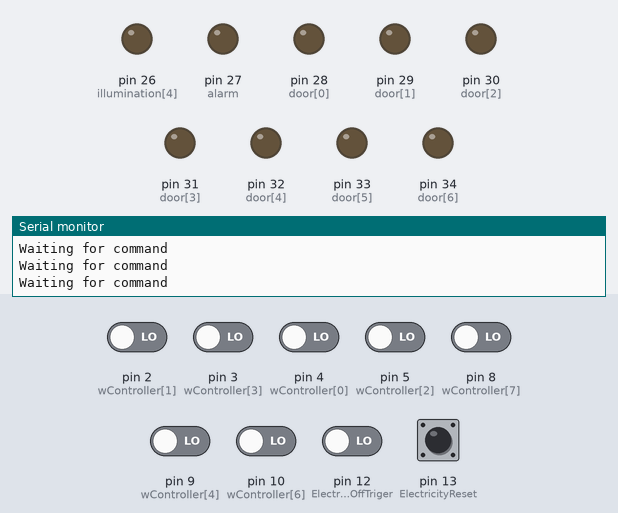
Bench run of a sketch on a simulated Arduino Mega 2560, built with avr-gcc and run on an emulated ATmega2560. Parts: output pins drawn as LEDs (lit = HIGH), the last lines printed to the serial monitor. Inputs (shaded band) come from the test bench; at power-on: pin 2 (wController[1]), pin 3 (wController[3]), pin 4 (wController[0]), pin 5 (wController[2]), pin 8 (wController[7]), pin 9 (wController[4]), pin 10 (wController[6]), pin 12 (ElectricityCuteOffTriger), pin 13 (ElectricityReset) LOW. Pins used as bus, display or sensor lines are not drawn.

Above: at 1.2 s.
1.3 s: pin 10 (wController[6]) driven HIGH
At 2.6 s:
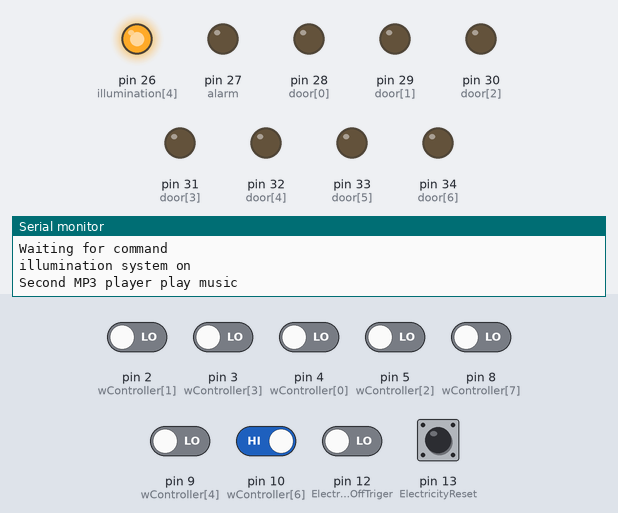
4.3 s: pin 8 (wController[7]) driven HIGH
At 5.4 s:
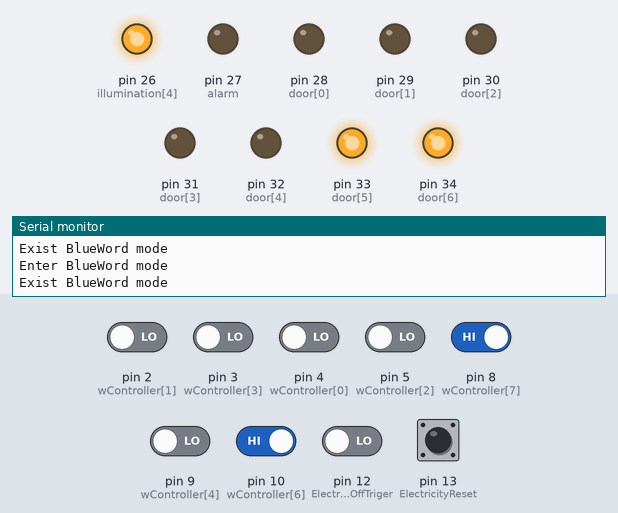
6.1 s: pin 12 (ElectricityCuteOffTriger) driven HIGH
9.1 s: pin 13 (ElectricityReset) pulled HIGH for 1 s
At 10.8 s:
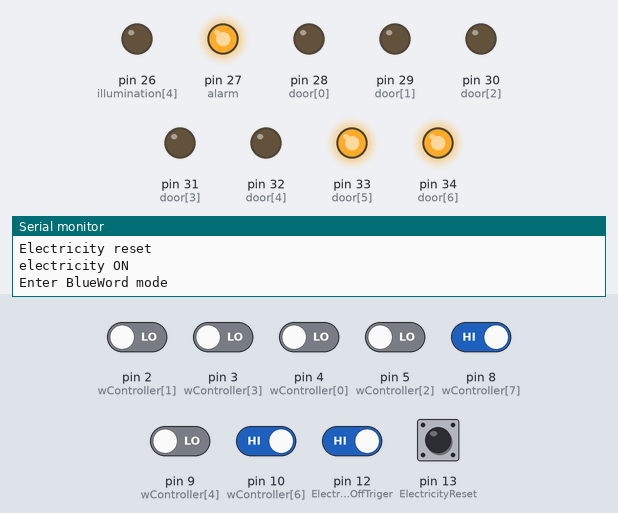
11.6 s: pin 3 (wController[3]) driven HIGH
14.6 s: pin 2 (wController[1]) driven HIGH
At 22.0 s:
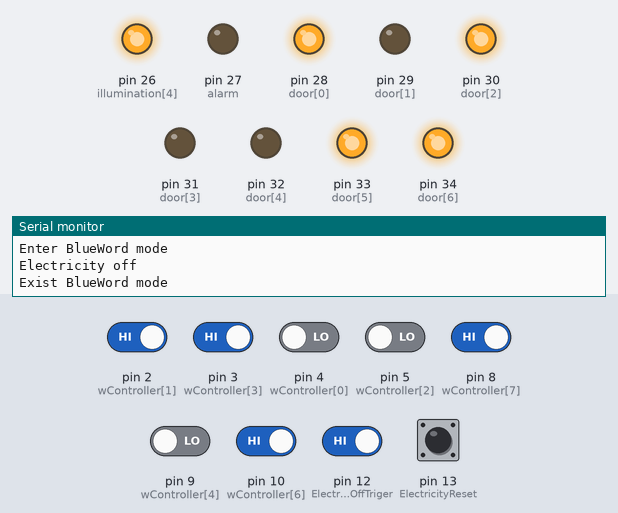
Timing chart, 0 to 23.2 s (numbered marks = the images above; inputs shaded):
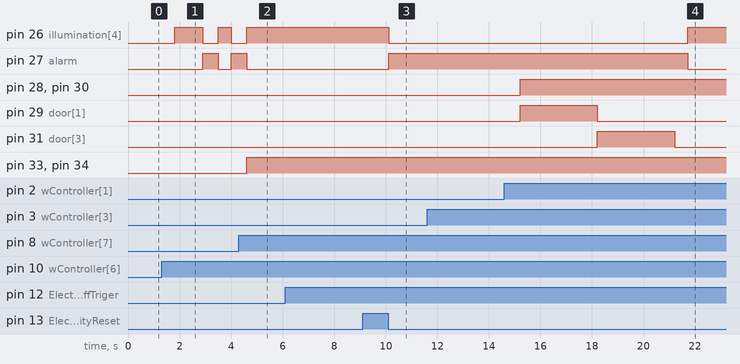

Measured:
- after the input at 1.3 s, pin 26 (illumination[4]): LOW → HIGH after 0.51 s, → LOW 1.1 s later, → HIGH 0.60 s later, → LOW 0.50 s later; pin 27 (alarm): LOW → HIGH after 1.6 s, → LOW 0.60 s later, → HIGH 0.50 s later
- after the input at 4.3 s, pin 26 (illumination[4]): goes on until 4.6 s, then stays HIGH; pin 27 (alarm): goes on until 4.6 s, then stays LOW; pin 33 (door[5]), pin 34 (door[6]): LOW → HIGH after 0.31 s
- after the input at 6.1 s, every drawn part: stays the same
- after the input at 9.1 s, pin 26 (illumination[4]): HIGH → LOW after 1.0 s instead of 0.51 s; pin 28 (door[0]), pin 29 (door[1]), pin 30 (door[2]): stays LOW (without the input it goes to HIGH after 0.51 s)
- after the input at 11.6 s, every drawn part: stays the same
- after the input at 14.6 s, pin 26 (illumination[4]): LOW → HIGH after 7.1 s instead of 4.1 s; pin 27 (alarm): HIGH → LOW after 7.1 s instead of 4.1 s

The sketch:

Room1Main.ino
```cpp
/*
   Part A: This is the variable defination part, which decleared all variables
*/

// Relay defination
int illumination[5] = {22, 23, 24, 25, 26}; // Relay 1, 2, 3, 4, 5 HIGH means Relay on (lights on), illumination[4]---Relay 5 controls all illumination (1-8)
int alarm = 27 ;                        // Relay 6   HIGH means Relay on
int door[7] = { 28, 29, 30, 31, 32, 33, 34} ; // Relay 7, 8, 9, 10, 11, 12, 13  HIGH means Relay on


// Constant number defination
int doorCount = 7;
int illuminationCount = 5;
int secondMP3_blueword_Count = 0;         // used to record the control button pressed, 1 means second MP3 start play the
// pre-setting sound, even number means start blueword mode, odd means exist the mode


// Slave controller definaiton (INPUT & OUTPUT)
// INPUT
int ElectricityCuteOffTriger = 12 ;       // When this triger is high, cut off electricity
int ElectricityReset = 13;                // When this triger is high, recover the electricity
int ExternalillunationTriger[4] = {14, 15, 16, 17};    // This part code seems useless, may delete later

// OUTPUT
int blueWordSoundTriger = 51;             // Write this triger to high if blueword sound is required
int pinPadTriger = 18;                 // Write this triger to high if the second MP3 triger is required

// Wireless Controller
int wController[8] = {4, 2, 5, 3, 9, 7, 10, 8};


// State Controll
bool isPowerGenerated;
bool isIllumination;
bool isSecondMP3;
bool isBlueword;


/*
   Part B: This is the set up part, whcih shows all possible settings.
*/
void setup() {
  Serial.begin(9600);

  // Door define, initially, the door are all closed, when write to HIGH, relay start working, door open
  for (int thisDoor = 0; thisDoor < doorCount; thisDoor ++) {
    pinMode(door[thisDoor], OUTPUT);
    digitalWrite(door[thisDoor], LOW);
  }

  // Illumination define, initially, the illuminations are light off, when write to HIGH, relay start working, lights on.
  /*for (int thisillumination = 0; thisillumination < illuminationCount; thisillumination ++) {
    pinMode(illumination[thisillumination], OUTPUT);
    digitalWrite(illumination[thisillumination], LOW);
  }*/
  pinMode(illumination[4], OUTPUT);


  // Alarm define, initially, the alarm turns off, when wirte to HIGH, relay work, alarm sounds up.
  pinMode(alarm, OUTPUT);
  digitalWrite(alarm, LOW);

  // INPUT
  for (int thisexternalillumination = 0; thisexternalillumination < 4; thisexternalillumination ++) {
    pinMode(ExternalillunationTriger[thisexternalillumination], INPUT);
  }
  for (int thiswController = 0; thiswController < 8; thiswController ++) {
    pinMode(wController[thiswController], INPUT);
  }
  pinMode(ElectricityCuteOffTriger, INPUT);
  pinMode(ElectricityReset, INPUT);


  // OUTPUT
  pinMode(blueWordSoundTriger, OUTPUT);
  pinMode(pinPadTriger, OUTPUT);

  // State Control
  isPowerGenerated = false;
  isIllumination = false;
  isSecondMP3 = false;
  isBlueword = false;
}

/*
   Part C: This is the main logic of this program
*/
void loop() {

  // Door controller (The first 5 doors)
  for (int thiswController = 0; thiswController < 5; thiswController ++) {
    int controlSignal = digitalRead(wController[thiswController]);
    if (controlSignal == HIGH) {
      openSpecificDoor(thiswController);
    }
  }


  // The second MP3 controller & illumination system controller & blueword mode controller
  /*
     Two functions includes, The first is, when the button is the first time been pressed, it will
     control the entire illumination system, if it is the second time been pressed, then the second
     MP3 player to play a music. When it is not the first time been pressed, if
     the count is even number, BLUE WORD MODE will on, else, this mode will off.
  */
  int secondMP3_blueword_Control =  digitalRead(wController[6]);
  if (secondMP3_blueword_Control == HIGH) {
    secondMP3_blueword_Count++;
    delay(500);
  }
  //Serial.println(secondMP3_blueword_Count);
  if (secondMP3_blueword_Count == 0) {
      digitalWrite(illumination[4], LOW);
    Serial.println("Waiting for command");
  }
  else if (secondMP3_blueword_Count == 1 && isIllumination == false) {
    digitalWrite(illumination[4], HIGH);
    Serial.println("illumination system on");
    isIllumination = true;
  }
  else if (secondMP3_blueword_Count == 2 && isSecondMP3 == false) {
    Serial.println("Second MP3 player play music");
    digitalWrite(blueWordSoundTriger, HIGH);
    delay(100);
    digitalWrite(blueWordSoundTriger, LOW);
    isSecondMP3 = true;
  }
  else if (secondMP3_blueword_Count > 2) {
    if (secondMP3_blueword_Count % 2 == 1 && isBlueword == false) {
      Serial.println("Enter BlueWord mode");
      blueWordON();
      isBlueword = true;
    }
    else if (secondMP3_blueword_Count % 2 == 0 && isBlueword == true){
      Serial.println("Exist BlueWord mode");
      blueWordOFF();
      isBlueword = false;
    }
  }

  // The rest door controller, the rest two doors will open 5 seconds.
  int restdoor_Control =  digitalRead(wController[7]);
  if (restdoor_Control == HIGH) {
    restDoorOpen();
    delay(5000);
  }

  // After first lighting, electricity cut off
  if (digitalRead(ElectricityCuteOffTriger) == HIGH) {
    electricityCutOff();
  }


  // After Electricity generation, electricity reset
  if (digitalRead(ElectricityReset) == HIGH && isPowerGenerated == false) {
    electricityOn();
    Serial.println("electricity ON");
    isPowerGenerated = true;
  }

  // PinPad is actived
  if (digitalRead(pinPadTriger) == HIGH) {
    all5DoorOpen();
    restDoorOpen();
    electricityCutOff();
    digitalWrite(alarm, LOW);
  }
}

/*
   Part D: This part is the function used in the main program.
*/
// Open all five doors
void all5DoorOpen() {
  for (int thisDoor = 0; thisDoor < 5; thisDoor ++) {
    digitalWrite(door[thisDoor], HIGH);
  }
}
// Close all five doors
void all5DoorClose() {
  for (int thisDoor = 0; thisDoor < 5; thisDoor ++) {
    digitalWrite(door[thisDoor], LOW);
  }
}

// Open rest doors
void restDoorOpen() {
  for (int thisDoor = 5; thisDoor < 7; thisDoor ++) {
    digitalWrite(door[thisDoor], HIGH);
  }
}

// Open some specific door
void openSpecificDoor(int a) {
  digitalWrite(door[a], HIGH);
  delay(3000);
  digitalWrite(door[a], LOW);
}

// blueWordOn
void blueWordON() {
  digitalWrite(illumination[4], LOW);
  digitalWrite(alarm, HIGH);
  digitalWrite(blueWordSoundTriger, HIGH);
      delay(100);
  digitalWrite(blueWordSoundTriger, LOW);
}

// blueWordOn
void blueWordOFF() {
  digitalWrite(illumination[4], HIGH);
  digitalWrite(alarm, LOW);
  digitalWrite(blueWordSoundTriger, LOW);
}

// Electricity cut off
void electricityCutOff() {
  digitalWrite(illumination[4], LOW);
  for (int thisdoor = 0; thisdoor < 3; thisdoor ++) {
    digitalWrite(door[thisdoor], HIGH);
  }
  Serial.println("Electricity off");
}

// Electricity on
void electricityOn() {
  digitalWrite(illumination[4], HIGH);
  for (int thisdoor = 0; thisdoor < 3; thisdoor ++) {
    digitalWrite(door[thisdoor], LOW);
  }
  Serial.println("Electricity reset");
}
```
